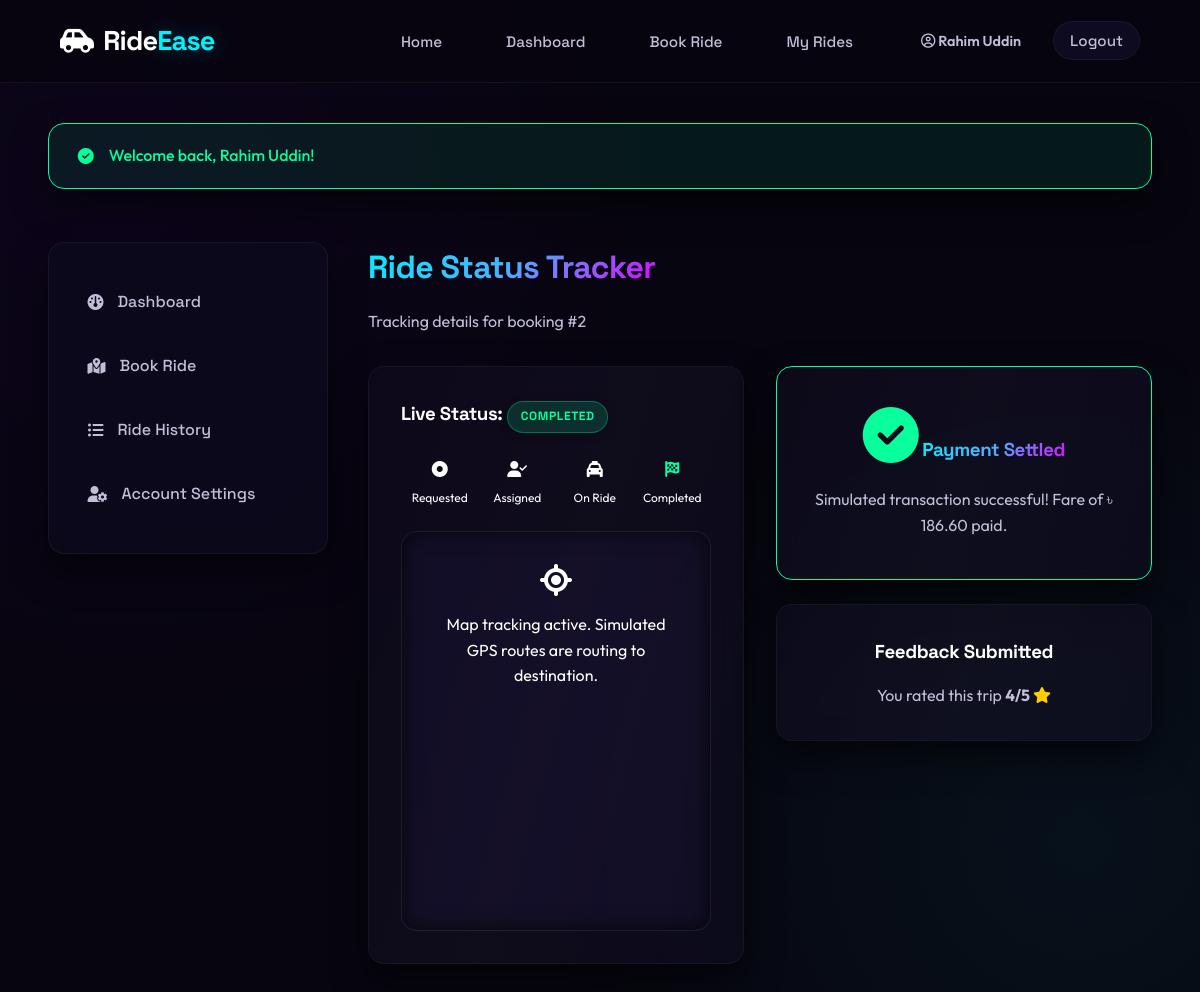
The app's page /passenger/track_ride.php?ride_id=2 (signed in), older data.
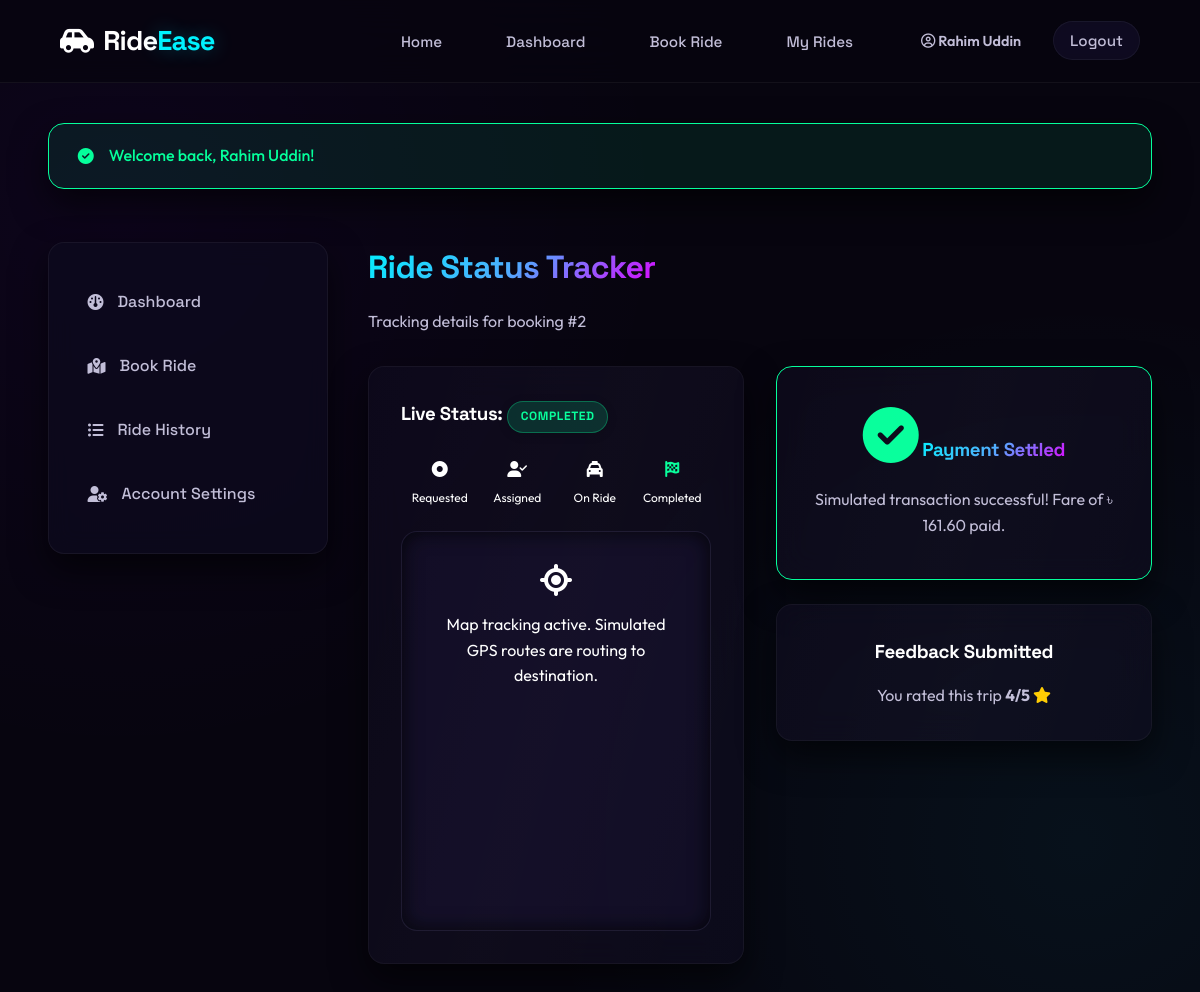
The same page, newer data.
### tables this page shows
CREATE TABLE IF NOT EXISTS rides (
    id INT AUTO_INCREMENT PRIMARY KEY,
    passenger_id INT NOT NULL,
    driver_id INT DEFAULT NULL,
    pickup_location VARCHAR(255) NOT NULL,
    destination VARCHAR(255) NOT NULL,
    distance_km DECIMAL(8,2) NOT NULL DEFAULT 0,
    base_fare DECIMAL(8,2) NOT NULL DEFAULT 50.00,
    peak_multiplier DECIMAL(3,2) NOT NULL DEFAULT 1.00,
    discount_amount DECIMAL(8,2) NOT NULL DEFAULT 0.00,
    final_fare DECIMAL(8,2) NOT NULL DEFAULT 0.00,
    status ENUM('pending','assigned','on_ride','completed','cancelled') NOT NULL DEFAULT 'pending',
    payment_method ENUM('cash','bkash','card') DEFAULT NULL,
    coupon_id INT DEFAULT NULL,
    created_at DATETIME NOT NULL DEFAULT CURRENT_TIMESTAMP,
    assigned_at DATETIME DEFAULT NULL,
    started_at DATETIME DEFAULT NULL,
    completed_at DATETIME DEFAULT NULL,
    FOREIGN KEY (passenger_id) REFERENCES users(id) ON DELETE CASCADE,
    FOREIGN KEY (driver_id) REFERENCES drivers(id) ON DELETE SET NULL,
    FOREIGN KEY (coupon_id) REFERENCES coupons(id) ON DELETE SET NULL
);

CREATE TABLE IF NOT EXISTS ratings (
    id INT AUTO_INCREMENT PRIMARY KEY,
    ride_id INT NOT NULL UNIQUE,
    driver_id INT NOT NULL,
    passenger_id INT NOT NULL,
    rating TINYINT NOT NULL CHECK (rating BETWEEN 1 AND 5),
    feedback TEXT DEFAULT NULL,
    created_at DATETIME NOT NULL DEFAULT CURRENT_TIMESTAMP,
    FOREIGN KEY (ride_id) REFERENCES rides(id) ON DELETE CASCADE,
    FOREIGN KEY (driver_id) REFERENCES drivers(id) ON DELETE CASCADE,
    FOREIGN KEY (passenger_id) REFERENCES users(id) ON DELETE CASCADE
);

### config/session.php (called while the page is built, shortened)
<?php
function isLoggedIn(): bool {
    return isset($_SESSION['user_id']) && !empty($_SESSION['user_id']);
}
function currentUserName(): ?string {
    return $_SESSION['name'] ?? null;
}
function isPassenger(): bool {
    return ($_SESSION['role'] ?? '') === 'passenger';
}
function getFlash(): ?array {
    if (isset($_SESSION['flash'])) {
        $flash = $_SESSION['flash'];
        return $flash;
    }
    return null;
}
function sanitize(string $input): string {
    return htmlspecialchars(trim($input), ENT_QUOTES, 'UTF-8');
}
function formatBDT(float $amount): string {
    return '৳ ' . number_format($amount, 2);
}

### passenger/track_ride.php (the view, shortened to what this page needs)
<?php
require_once __DIR__ . '/../config/session.php';
$db = getDB();
$userId = currentUserId();
$rideId = isset($_GET['ride_id']) ? intval($_GET['ride_id']) : 0;
try {
    $stmt = $db->prepare("
        SELECT r.*, u.name as driver_name, u.phone as driver_phone, v.make, v.model, v.plate_no, ra.rating as exist_rating
        FROM rides r
        LEFT JOIN drivers d ON r.driver_id = d.id
        LEFT JOIN users u ON d.user_id = u.id
        LEFT JOIN vehicles v ON v.driver_id = d.id
        LEFT JOIN ratings ra ON ra.ride_id = r.id
        WHERE r.id = ? AND r.passenger_id = ?
    ");
    $stmt->execute([$rideId, $userId]);
    $ride = $stmt->fetch();
} catch (PDOException $e) {
    setFlash('danger', "Database error loading ride tracker.");
    redirect('/passenger/dashboard.php');
}
require_once __DIR__ . '/../includes/header.php';
?>
<div class="dashboard-layout">
    <aside class="sidebar">
        <ul class="sidebar-menu">
            <li><a href="dashboard.php"><i class="fa-solid fa-gauge"></i> Dashboard</a></li>
            <li><a href="book_ride.php"><i class="fa-solid fa-map-location-dot"></i> Book Ride</a></li>
            <li><a href="ride_history.php"><i class="fa-solid fa-list-ul"></i> Ride History</a></li>
            <li><a href="profile.php"><i class="fa-solid fa-user-gear"></i> Account Settings</a></li>
        </ul>
    </aside>
    <div class="dashboard-content">
        <div style="display:flex; justify-content:space-between; align-items:center; margin-bottom: 2rem;">
            <div>
                <h1 class="gradient-text">Ride Status Tracker</h1>
                <p class="text-secondary">Tracking details for booking #<?php echo $rideId; ?></p>
            </div>
        </div>
        <div class="grid-2">
            <div>
                <div class="card" style="margin-bottom:1.5rem;">
                    <h3>Live Status: <span class="badge badge-<?php echo $ride['status']; ?>"><?php echo ucfirst($ride['status']); ?></span></h3>
                    <div style="margin: 1.5rem 0;">
                        <div style="display:flex; justify-content:space-between; position:relative;">
                            <div style="text-align:center; flex:1;">
                                <i class="fa-solid fa-circle-dot" style="color:var(--accent-cyan);"></i>
                                <div style="font-size:0.75rem; margin-top:5px; color:#fff;">Requested</div>
                            </div>
                            <div style="text-align:center; flex:1;">
                                <i class="fa-solid fa-user-check" style="color: <?php echo in_array($ride['status'], ['assigned', 'on_ride', 'completed']) ? 'var(--accent-cyan)' : 'var(--text-muted)'; ?>"></i>
                                <div style="font-size:0.75rem; margin-top:5px; color:#fff;">Assigned</div>
                            </div>
                            <div style="text-align:center; flex:1;">
                                <i class="fa-solid fa-taxi" style="color: <?php echo in_array($ride['status'], ['on_ride', 'completed']) ? 'var(--accent-cyan)' : 'var(--text-muted)'; ?>"></i>
                                <div style="font-size:0.75rem; margin-top:5px; color:#fff;">On Ride</div>
                            </div>
                            <div style="text-align:center; flex:1;">
                                <i class="fa-solid fa-flag-checkered" style="color: <?php echo $ride['status'] === 'completed' ? 'var(--success)' : 'var(--text-muted)'; ?>"></i>
                                <div style="font-size:0.75rem; margin-top:5px; color:#fff;">Completed</div>
                            </div>
                        </div>
                    </div>
                    <div id="map-tracker" class="map-container">
                        <div class="text-center" style="padding:2rem;">
                            <i class="fa-solid fa-location-crosshairs fa-spin" style="font-size:2rem; color:var(--accent-cyan); margin-bottom:1rem;"></i>
                            <p>Map tracking active. Simulated GPS routes are routing to destination.</p>
                        </div>
                    </div>
                </div>
            </div>
            <div>
                <?php if ($ride['status'] === 'pending'): ?>
                    <div class="card text-center" style="padding: 3rem 1.5rem;">
                        <i class="fa-solid fa-circle-notch fa-spin" style="font-size:3.5rem; color:var(--accent-cyan); margin-bottom:1.5rem;"></i>
                        <h3 class="gradient-text">Matching with nearest Driver...</h3>
                        <p class="text-secondary" style="margin-bottom: 2rem;">Searching approved available drivers in your locality. This will refresh automatically.</p>
                        <form action="track_ride.php?ride_id=<?php echo $rideId; ?>" method="POST" style="border-top:1px solid var(--border-color); padding-top:1.5rem;">
                            <input type="hidden" name="csrf_token" value="<?php echo csrfToken(); ?>">
                            <div class="form-group">
                                <label for="cancel_reason">Reason for cancellation</label>
                                <input type="text" name="cancel_reason" id="cancel_reason" class="form-control" placeholder="E.g., Changed my mind" required>
                            </div>
                            <button type="submit" name="action_cancel" class="btn btn-danger" style="width:100%;">Cancel Request</button>
                        </form>
                    </div>
                    <script>
                        // Auto-refresh search page every 4 seconds
                        setTimeout(() => { location.reload(); }, 4000);
                    </script>
                <?php elseif ($ride['status'] === 'completed'): ?>
                    <?php
                        $payCheck = $db->prepare("SELECT status FROM payments WHERE ride_id = ?");
                        $payCheck->execute([$rideId]);
                        $payStatus = $payCheck->fetchColumn();
                    ?>
                    <?php if ($payStatus !== 'completed'): ?>
                        <div class="card text-center" style="padding: 2.5rem 1.5rem; margin-bottom:1.5rem; border-color:var(--warning);">
                            <i class="fa-solid fa-wallet" style="font-size:3.5rem; color:var(--warning); margin-bottom:1.5rem;"></i>
                            <h3 class="gradient-text">Payment Pending</h3>
                            <p class="text-secondary" style="margin-bottom: 2rem;">Your ride is complete! Please settle the simulated fare of <?php echo formatBDT($ride['final_fare']); ?>.</p>
                            <a href="payment.php?ride_id=<?php echo $rideId; ?>" class="btn btn-success" style="width:100%;"><i class="fa-solid fa-credit-card"></i> Settle Payment</a>
                        </div>
                    <?php else: ?>
                        <div class="card text-center" style="padding: 2.5rem 1.5rem; margin-bottom:1.5rem; border-color:var(--success);">
                            <i class="fa-solid fa-circle-check" style="font-size:3.5rem; color:var(--success); margin-bottom:1.5rem;"></i>
                            <h3 class="gradient-text">Payment Settled</h3>
                            <p class="text-secondary">Simulated transaction successful! Fare of <?php echo formatBDT($ride['final_fare']); ?> paid.</p>
                        </div>
                    <?php endif; ?>
                    <?php if (!$ride['exist_rating']): ?>
                        <div class="card">
                            <h3>Rate Driver & Vehicle</h3>
                            <form action="track_ride.php?ride_id=<?php echo $rideId; ?>" method="POST" style="margin-top:1rem;">
                                <input type="hidden" name="csrf_token" value="<?php echo csrfToken(); ?>">
                                <div class="form-group">
                                    <label>Select Rating Stars</label>
                                    <div style="display:flex; gap:15px; font-size:1.5rem; justify-content:center; margin: 1rem 0;">
                                        <label style="cursor:pointer;"><input type="radio" name="rating" value="1" required style="margin-right:5px;"><i class="fa-solid fa-star" style="color:var(--warning);"></i> 1</label>
                                        <label style="cursor:pointer;"><input type="radio" name="rating" value="2" style="margin-right:5px;"><i class="fa-solid fa-star" style="color:var(--warning);"></i> 2</label>
                                        <label style="cursor:pointer;"><input type="radio" name="rating" value="3" style="margin-right:5px;"><i class="fa-solid fa-star" style="color:var(--warning);"></i> 3</label>
                                        <label style="cursor:pointer;"><input type="radio" name="rating" value="4" style="margin-right:5px;"><i class="fa-solid fa-star" style="color:var(--warning);"></i> 4</label>
                                        <label style="cursor:pointer;"><input type="radio" name="rating" value="5" style="margin-right:5px;"><i class="fa-solid fa-star" style="color:var(--warning);"></i> 5</label>
                                    </div>
                                </div>
                                <div class="form-group">
                                    <label for="feedback">Written Feedback (Optional)</label>
                                    <textarea name="feedback" id="feedback" rows="3" class="form-control" placeholder="E.g., Friendly behavior, clean car..."></textarea>
                                </div>
                                <button type="submit" name="submit_review" class="btn btn-primary" style="width:100%;">Submit Review</button>
                            </form>
                        </div>
                    <?php else: ?>
                        <div class="card text-center">
                            <h3>Feedback Submitted</h3>
                            <p class="text-secondary" style="margin-top:0.5rem;">You rated this trip <strong><?php echo $ride['exist_rating']; ?>/5 <i class="fa-solid fa-star" style="color:var(--warning);"></i></strong></p>
                        </div>
                    <?php endif; ?>
                <?php endif; ?>
            </div>
        </div>
    </div>
</div>

### includes/header.php (shortened to what this page needs)
<?php
require_once __DIR__ . '/../config/session.php';
$flash = getFlash();
?>
<!DOCTYPE html>
<html lang="en">
<head>
    <link rel="stylesheet" href="<?php echo BASE_URL; ?>/assets/css/style.css">
    <link rel="stylesheet" href="https://unpkg.com/leaflet@1.9.4/dist/leaflet.css"/>
    <link rel="stylesheet" href="https://cdnjs.cloudflare.com/ajax/libs/font-awesome/6.4.0/css/all.min.css">
</head>
<body>
<div class="app-container">
    <header>
        <nav class="navbar">
            <a href="<?php echo BASE_URL; ?>/" class="logo">
                <i class="fa-solid fa-car-side" style="margin-right: 10px; color: var(--accent-cyan);"></i>
                Ride<span>Ease</span>
            </a>
            <ul class="nav-links">
                <li><a href="<?php echo BASE_URL; ?>/">Home</a></li>
                <?php if (isLoggedIn()): ?>
                    <?php if (isPassenger()): ?>
                        <li><a href="<?php echo BASE_URL; ?>/passenger/dashboard.php">Dashboard</a></li>
                        <li><a href="<?php echo BASE_URL; ?>/passenger/book_ride.php">Book Ride</a></li>
                        <li><a href="<?php echo BASE_URL; ?>/passenger/ride_history.php">My Rides</a></li>
                    <?php elseif (isDriver()): ?>
                        <li><a href="<?php echo BASE_URL; ?>/driver/dashboard.php">Driver Hub</a></li>
                        <li><a href="<?php echo BASE_URL; ?>/driver/earnings.php">Earnings</a></li>
                    <?php elseif (isAdmin()): ?>
                        <li><a href="<?php echo BASE_URL; ?>/admin/dashboard.php">Admin Panel</a></li>
                    <?php endif; ?>
                    <li style="border-left: 1px solid var(--border-color); padding-left: 15px; margin-left: 5px;">
                        <span class="text-secondary" style="font-size: 0.9rem; font-weight:600;">
                            <i class="fa-regular fa-circle-user" style="color: var(--accent-cyan);"></i>
                            <?php echo sanitize(currentUserName()); ?>
                        </span>
                    </li>
                    <li><a href="<?php echo BASE_URL; ?>/auth/logout.php" class="btn btn-secondary" style="padding: 0.4rem 1rem;">Logout</a></li>
                <?php else: ?>
                    <li><a href="<?php echo BASE_URL; ?>/auth/login.php">Login</a></li>
                    <li><a href="<?php echo BASE_URL; ?>/auth/register.php" class="btn btn-primary" style="padding: 0.5rem 1.2rem; color: #000;">Register</a></li>
                <?php endif; ?>
            </ul>
        </nav>
    </header>
    <main class="container">
        <?php if ($flash): ?>
            <div class="alert alert-<?php echo $flash['type']; ?>">
                <i class="fa-solid <?php echo $flash['type'] === 'success' ? 'fa-circle-check' : ($flash['type'] === 'warning' ? 'fa-triangle-exclamation' : 'fa-circle-xmark'); ?>"></i>
                <span><?php echo sanitize($flash['message']); ?></span>
            </div>
        <?php endif; ?>

Row changes from the older to the newer data that the page shows:
changed rides "COMPLETED": final_fare "৳ 186.60" → "৳ 161.60"
